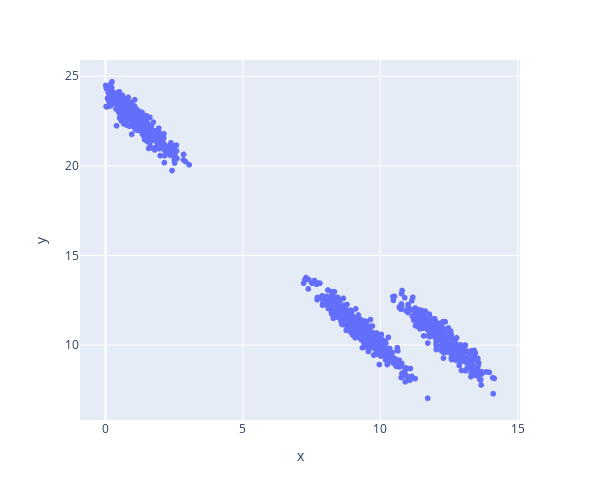

Notebook code for this chart:
### Code cell
fig = px.scatter(
    x = df.year,
    y = df.price,
    height=500,
    width=600
)
fig

### Figure 1 — Plotly figure (JSON) as saved in the notebook; plotly's stock layout.template omitted (floating-point values rounded to 4 significant figures; data arrays with more than 128 entries replaced by an {"elided": "..."} marker saying what was removed)
{"data": [{"hovertemplate": "x=%{x}<br>y=%{y}<extra></extra>", "legendgroup": "", "marker": {"color": "#636efa", "symbol": "circle"}, "mode": "markers", "name": "", "showlegend": false, "type": "scattergl", "x": {"elided": "1355 float values"}, "xaxis": "x", "y": {"elided": "1355 float values"}, "yaxis": "y"}], "layout": {"height": 500, "legend": {"tracegroupgap": 0}, "margin": {"t": 60}, "width": 600, "xaxis": {"anchor": "y", "domain": [0, 1], "title": {"text": "x"}}, "yaxis": {"anchor": "x", "domain": [0, 1], "title": {"text": "y"}}}}
